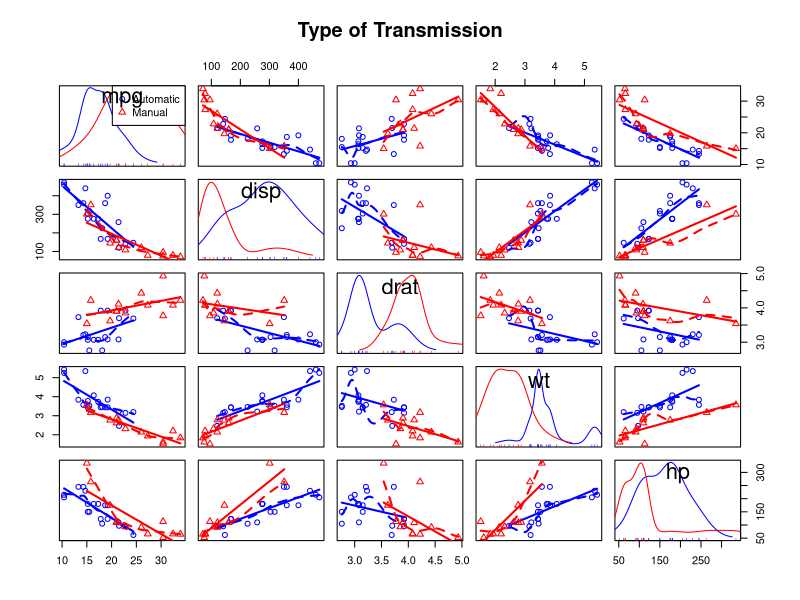
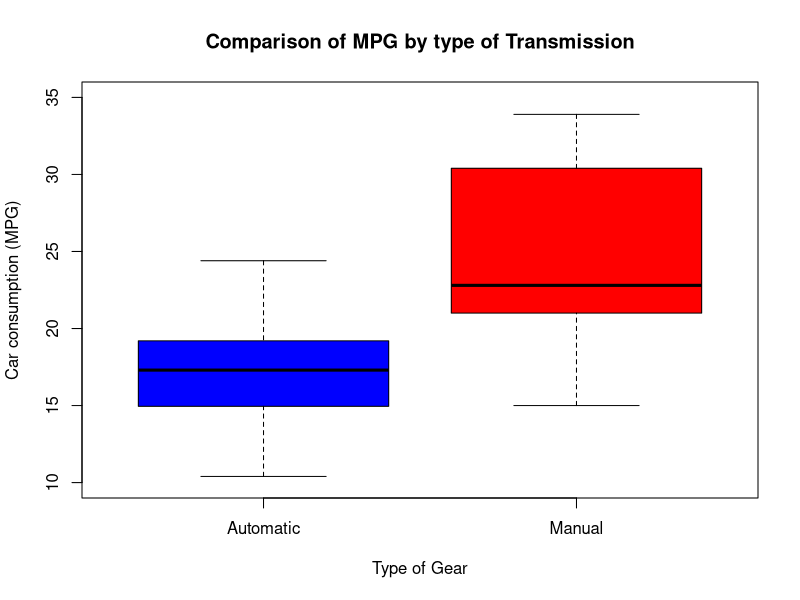
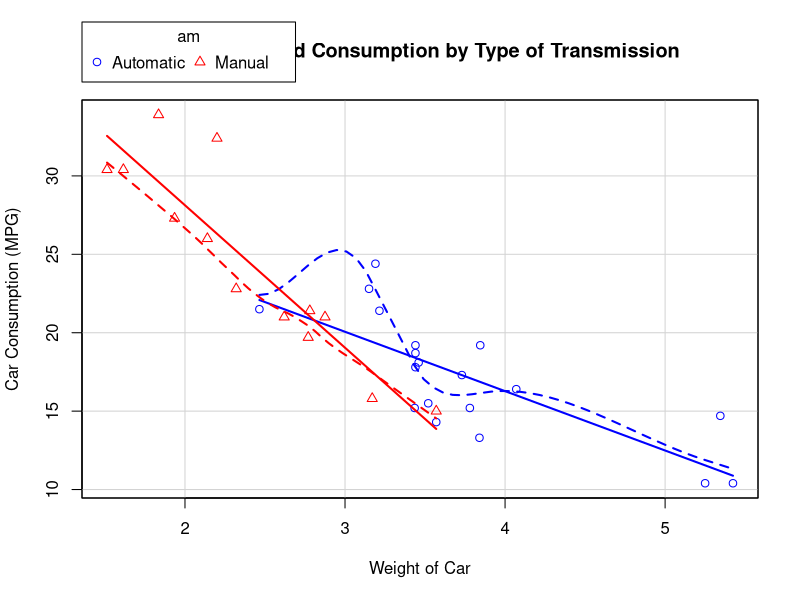
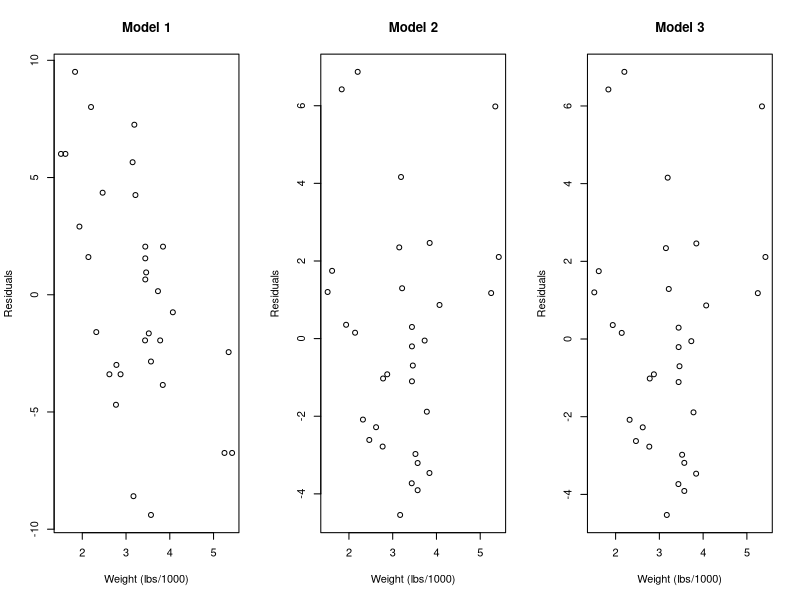

The R source for these figures, in order:
## ---- chunk 1
knitr::opts_chunk$set(echo = TRUE)
## ---- chunk 2
library(car) 
mtcars$am = as.factor(mtcars$am)
levels(mtcars$am) = c("Automatic", "Manual")
summary(mtcars$mpg); summary(mtcars$am)
## ---- chunk 3
scatterplotMatrix(~mpg+disp+drat+wt+hp|am, data=mtcars,
                   col = c("blue", "red"),
                   main="Type of Transmission")
## ---- chunk 4
autmanbox = boxplot(mpg ~ am, data=mtcars, main = "Comparison of MPG by type of Transmission",
              xlab = "Type of Gear",
              ylab = "Car consumption (MPG)",
              ylim = c(10, 35),
              col = c("blue", "red"))
## ---- chunk 5
cor(mtcars[, -c(9)])[1, ]
## ---- chunk 6
wtplot = scatterplot(mpg ~ wt | am, data=mtcars,
                     xlab="Weight of Car", ylab="Car Consumption (MPG)",
                     main="Car Weight and Consumption by Type of Transmission",
                     col = c("blue", "red"),
                     legend.title = "Type of Transmission",
                     legend.coords = "topright") 
## ---- chunk 7
fit1 = lm(mpg ~ am, data=mtcars)
rmse1 = sqrt(sum(fit1$residuals ^ 2) / nrow(mtcars))
rsq1 = summary(fit1)$r.squared
## ---- chunk 8
fit2 = lm(mpg ~ wt, data=mtcars)
rmse2 = sqrt(sum(fit2$residuals ^ 2) / nrow(mtcars))
rsq2 = summary(fit2)$r.squared
## ---- chunk 9
fit3 = lm(mpg ~ am + wt, data=mtcars)
rmse3 = sqrt(sum(fit3$residuals ^ 2) / nrow(mtcars))
rsq3 = summary(fit3)$r.squared
## ---- chunk 10
par(mfcol = c(1, 3))
plot(mtcars$wt, resid(fit1), main = "Model 1", xlab = "Weight (lbs/1000)", ylab = "Residuals")
plot(mtcars$wt, resid(fit2), main = "Model 2", xlab = "Weight (lbs/1000)", ylab = "Residuals")
plot(mtcars$wt, resid(fit3), main = "Model 3", xlab = "Weight (lbs/1000)", ylab = "Residuals")
## ---- chunk 11
print(paste('Model 1 = ', rmse1))
print(paste('Model 2 = ', rmse2))
print(paste('Model 3 = ', rmse3))
## ---- chunk 12
print(paste('Model 1 = ', rsq1))
print(paste('Model 2 = ', rsq2))
print(paste('Model 3 = ', rsq3))
## ---- chunk 13
coef2 = summary(fit2)$coef
coef2
## ---- chunk 14
coef3 = summary(fit3)$coef
coef3
